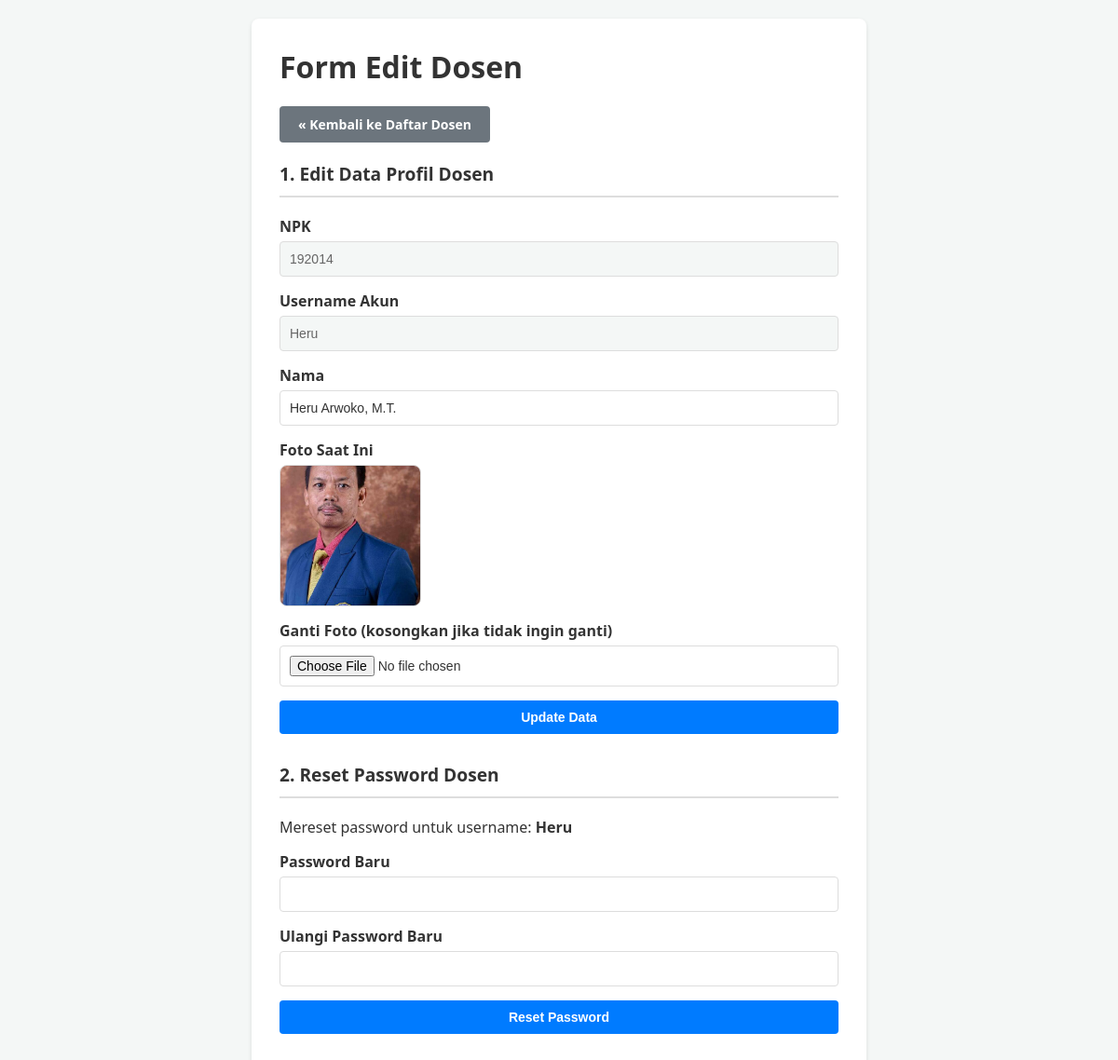
Screenshot of /dosenedit.php?npk=192014 (signed in) with the database file from the repository.
### tables this page shows
CREATE TABLE `akun` (
  `username` varchar(20) NOT NULL,
  `password` varchar(100) DEFAULT NULL,
  `nrp_mahasiswa` char(9) DEFAULT NULL,
  `npk_dosen` char(6) DEFAULT NULL,
  `isadmin` tinyint(1) DEFAULT 0,
  PRIMARY KEY (`username`),
  KEY `fk_akun_mahasiswa_idx` (`nrp_mahasiswa`),
  KEY `fk_akun_dosen1_idx` (`npk_dosen`),
  CONSTRAINT `fk_akun_dosen1` FOREIGN KEY (`npk_dosen`) REFERENCES `dosen` (`npk`) ON DELETE CASCADE ON UPDATE CASCADE,
  CONSTRAINT `fk_akun_mahasiswa` FOREIGN KEY (`nrp_mahasiswa`) REFERENCES `mahasiswa` (`nrp`) ON DELETE CASCADE ON UPDATE CASCADE
);

CREATE TABLE `dosen` (
  `npk` char(6) NOT NULL,
  `nama` varchar(45) DEFAULT NULL,
  `foto_extension` varchar(4) DEFAULT NULL,
  PRIMARY KEY (`npk`)
);

### class/parent.php (called while the page is built, shortened)
<?php
class OrangTua
{
    public function __construct()
    {
        $this->mysqli = new mysqli(SERVER_NAME, USER_NAME, PASSWORD, DB_NAME);
    }
}

### class/dosen.php (called while the page is built, shortened)
<?php
require_once("parent.php");
class Dosen extends OrangTua
{
    public function getDosenByNpk($npk)
    {
        $sql = "SELECT d.*, a.username FROM dosen d
                LEFT JOIN akun a ON d.npk = a.npk_dosen
                WHERE d.npk = ?";
        $stmt = $this->mysqli->prepare($sql);
        $stmt->bind_param("s", $npk);
        $stmt->execute();
        return $stmt->get_result();
    }
}

### dosenedit.php (the view, shortened to what this page needs)
<?php
require_once("class/Dosen.php");
$dosen = new Dosen();
$npk = $_GET['npk'];
$result = $dosen->getDosenByNpk($npk);
$dataDosen = $result->fetch_assoc();
$tampilannUsername = '';
if (isset($dataDosen['username']) && $dataDosen['username']) {
    $tampilannUsername = $dataDosen['username'];
}
?>
<!DOCTYPE html>
<html lang="en">
<head>
    <link rel="stylesheet" href="css/dosen_edit_style.css">
</head>
<body>
    <div class="container">
        <h1>Form Edit Dosen</h1>
        <a href="dosen_tampilan.php" class="btn btn-secondary">&laquo; Kembali ke Daftar Dosen</a>
        <h2 class="section-title first-title">1. Edit Data Profil Dosen</h2>
        <form action="dosenedit_process.php" method="post" enctype="multipart/form-data">
            <div class="form-group">
                <label>NPK</label>
                <input type="text" value="<?php echo $dataDosen['npk'] ?>" disabled>
            </div>
            <div class="form-group">
                <label>Username Akun</label>
                <input type="text" value="<?php echo $tampilannUsername ?>" disabled>
            </div>
            <div class="form-group">
                <label>Nama</label>
                <input type="text" name="nama" value="<?php echo $dataDosen['nama'] ?>" required>
            </div>
            <div class="form-group">
                <label>Foto Saat Ini</label>
                <?php
                if ($dataDosen['foto_extension']) {
                    $foto_path = 'image/' . $dataDosen['npk'] . '.' . $dataDosen['foto_extension'];
                    echo '<img src="' . $foto_path . '" class="current-photo">';
                } else {
                    echo '<p style="color:var(--text-muted); font-style:italic;">Tidak ada foto</p>';
                }
                ?>
            </div>
            <div class="form-group">
                <label>Ganti Foto (kosongkan jika tidak ingin ganti)</label>
                <input type="file" name="foto" accept="image/*">
            </div>
            <div class="form-group">
                <input type="submit" name="update_data" value="Update Data" class="btn btn-primary">
            </div>
        </form>
        <h2 class="section-title">2. Reset Password Dosen</h2>
        <form action="dosenedit.php?npk=<?php echo $npk; ?>" method="post">
            <p style="margin-bottom: 15px; color: var(--text-color);">
                Mereset password untuk username: <strong><?php echo $tampilannUsername ?></strong>
            </p>
            <div class="form-group">
                <label>Password Baru</label>
                <input type="password" name="new_password" required>
            </div>
            <div class="form-group">
                <label>Ulangi Password Baru</label>
                <input type="password" name="confirm_password" required>
            </div>
            <div class="form-group">
                <button type="submit" name="reset_pwd" value="reset_pwd" class="btn btn-primary">Reset Password</button>
            </div>
        </form>
    </div>
</body>
</html>

### css/dosen_edit_style.css (style rules this page uses)
:root { --bg-color: #f4f7f6; --container-bg: #ffffff; --text-color: #333333; --text-muted: #666666; --border-color: #ddd; --input-bg: #ffffff; --shadow-color: rgba(0, 0, 0, 0.1); --btn-primary: #007bff; --btn-primary-hover: #0056b3; --btn-secondary: #6c757d; --btn-text: #ffffff; --alert-success-bg: #d4edda; --alert-success-text: #155724; --alert-error-bg: #f8d7da; --alert-error-text: #721c24; }
body { font-family: "Segoe UI", sans-serif; margin: 20px; background-color: var(--bg-color); color: var(--text-color); transition: background-color 0.3s, color 0.3s; }
h1, h2 { margin-top: 0; }
a { text-decoration: none; }
.container { background: var(--container-bg); padding: 30px; border-radius: 8px; box-shadow: 0 2px 5px var(--shadow-color); max-width: 600px; margin: 0 auto; }
.section-title { border-bottom: 2px solid var(--border-color); padding-bottom: 10px; margin-bottom: 20px; margin-top: 30px; font-size: 1.2rem; color: var(--text-color); }
.first-title { margin-top: 0; }
.form-group { margin-bottom: 15px; }
label { display: block; margin-bottom: 5px; font-weight: bold; color: var(--text-color); }
input[type="text"], input[type="password"], input[type="file"] { width: 100%; padding: 10px; border: 1px solid var(--border-color); border-radius: 4px; background-color: var(--input-bg); color: var(--text-color); box-sizing: border-box; font-size: 14px; }
input[disabled] { background-color: var(--bg-color); color: var(--text-muted); cursor: not-allowed; }
.btn { padding: 10px 20px; cursor: pointer; border: none; border-radius: 4px; color: var(--btn-text); font-size: 14px; display: inline-block; transition: opacity 0.2s; font-weight: bold; }
.btn-primary { background-color: var(--btn-primary); width: 100%; }
.btn-secondary { background-color: var(--btn-secondary); margin-bottom: 20px; }
.current-photo { width: 150px; height: 150px; object-fit: cover; border-radius: 8px; border: 1px solid var(--border-color); display: block; margin-bottom: 10px; background-color: var(--bg-color); }

### rows the page displays
akun: npk_dosen.npk "192014", username "Heru", nama "Heru Arwoko, M.T.", npk_dosen.foto_extension (picture)
